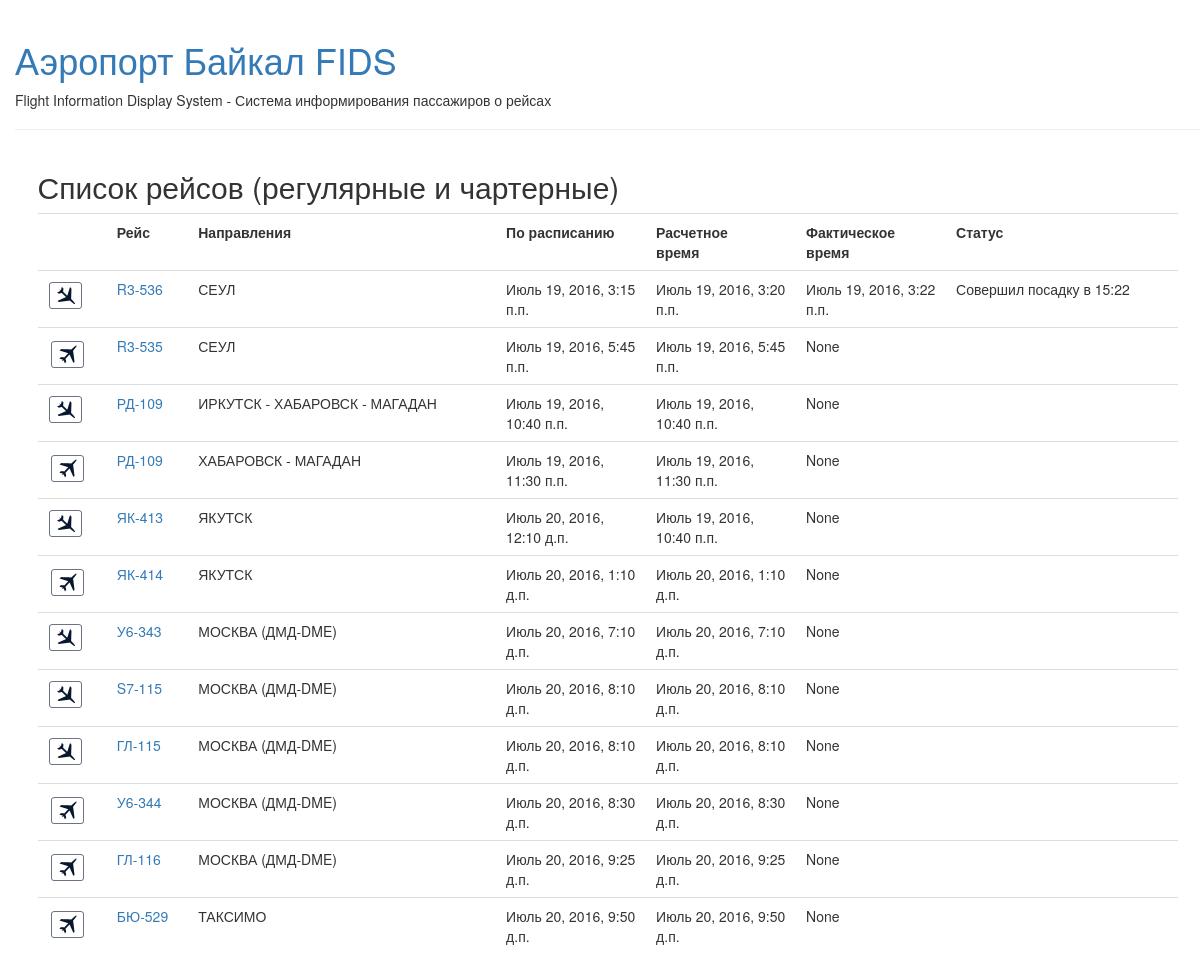
/fids/, run on the app's committed database.
### flightinfosystem/models.py (models this page shows, shortened)
class Flight(models.Model):
    fly = models.CharField("Рейс", max_length=9)
    ad = models.IntegerField("Направление")
    punktdist = models.CharField("Маршрут", max_length=100, blank=True)
    portdist = models.CharField("Аэропорты по маршруту", max_length=100, blank=True)
    aircraft = models.CharField("Тип ВС", max_length=10)
    carrname = models.CharField("Перевозчик", max_length=35)
    status = models.CharField("Статус рейса из AODB", max_length=60, blank=True)
    timeplan = models.DateTimeField("Время по плану", null=True, blank=True)
    timeexp = models.DateTimeField("Время расчетное", null=True, blank=True)
    timefact = models.DateTimeField("Время по факту", null=True, blank=True)
    def isarrivals(self):
        if self.ad == 1:
            return True
        else:
            return False

### flightinfosystem/views.py (the view)
def flight_list(request, past=11, future=11):
    now = timezone.now()
    pasttime = now - datetime.timedelta(seconds=past * 3600)
    futuretime = now + datetime.timedelta(seconds=future * 3600)
    flights = Flight.objects.filter(timeplan__lt=futuretime).filter(timeplan__gt=pasttime).order_by('timeplan')
    return render(request, 'flightinfosystem/flight_list.html', {'flights': flights})

### flightinfosystem/templates/flightinfosystem/flight_list.html
{% extends 'flightinfosystem/base.html' %}
{% block content %}
    <div>
        <h2>Список рейсов (регулярные и чартерные)</h2>
    </div>
    <div>
        <table class="table">
            <tr>
                <th></th>
                <th>Рейс</th>
                <th>Направления</th>
                <th width="150">По расписанию</th>
                <th width="150">Расчетное<br>время</th>
                <th width="150">Фактическое<br>время</th>
                <th>Статус</th>
            </tr>
        {% for flight in flights %}
            <tr>
                <td>
                    {% if flight.isarrivals  %}
                        <img src="/static/img/arrive.gif">
                    {% else %}
                        <img src="/static/img/depart.gif">
                    {% endif %}
                </td>
                <td><a href=" {% url 'fids:flight_detail' flight.id %}">{{ flight.fly }}</a></td>
                <td>{{ flight.portdist }}</td>
                <td>{{ flight.timeplan }}</td>
                <td>{{ flight.timeexp }}</td>
                <td>{{ flight.timefact }}</td>
                <td>{{ flight.status }}</td>
            </tr>
        {% endfor %}
        </table>
    </div>
{% endblock content %}

### flightinfosystem/static/css/style.css (style rules this page uses)
body { padding-left: 15px; }

### data on the page
Flight: ad 1 (drawn), fly "R3-536", portdist "СЕУЛ", timeplan "Июль 19, 2016, 3:15 п.п.", timeexp "Июль 19, 2016, 3:20 п.п.", timefact "Июль 19, 2016, 3:22 п.п.", status "Совершил посадку в 15:22"
Flight: ad 0 (drawn), fly "R3-535", portdist "СЕУЛ", timeplan "Июль 19, 2016, 5:45 п.п.", timeexp "Июль 19, 2016, 5:45 п.п.", timefact "None"
Flight: ad 1 (drawn), fly "РД-109", portdist "ИРКУТСК - ХАБАРОВСК - МАГАДАН", timeplan "Июль 19, 2016, 10:40 п.п.", timeexp "Июль 19, 2016, 10:40 п.п.", timefact "None"
Flight: ad 0 (drawn), fly "РД-109", portdist "ХАБАРОВСК - МАГАДАН", timeplan "Июль 19, 2016, 11:30 п.п.", timeexp "Июль 19, 2016, 11:30 п.п.", timefact "None"
Flight: ad 1 (drawn), fly "ЯК-413", portdist "ЯКУТСК", timeplan "Июль 20, 2016, 12:10 д.п.", timeexp "Июль 19, 2016, 10:40 п.п.", timefact "None"
Flight: ad 0 (drawn), fly "ЯК-414", portdist "ЯКУТСК", timeplan "Июль 20, 2016, 1:10 д.п.", timeexp "Июль 20, 2016, 1:10 д.п.", timefact "None"
Flight: ad 1 (drawn), fly "У6-343", portdist "МОСКВА (ДМД-DME)", timeplan "Июль 20, 2016, 7:10 д.п.", timeexp "Июль 20, 2016, 7:10 д.п.", timefact "None"
Flight: ad 1 (drawn), fly "S7-115", portdist "МОСКВА (ДМД-DME)", timeplan "Июль 20, 2016, 8:10 д.п.", timeexp "Июль 20, 2016, 8:10 д.п.", timefact "None"
Flight: ad 1 (drawn), fly "ГЛ-115", portdist "МОСКВА (ДМД-DME)", timeplan "Июль 20, 2016, 8:10 д.п.", timeexp "Июль 20, 2016, 8:10 д.п.", timefact "None"
Flight: ad 0 (drawn), fly "У6-344", portdist "МОСКВА (ДМД-DME)", timeplan "Июль 20, 2016, 8:30 д.п.", timeexp "Июль 20, 2016, 8:30 д.п.", timefact "None"
Flight: ad 0 (drawn), fly "ГЛ-116", portdist "МОСКВА (ДМД-DME)", timeplan "Июль 20, 2016, 9:25 д.п.", timeexp "Июль 20, 2016, 9:25 д.п.", timefact "None"
Flight: ad 0 (drawn), fly "БЮ-529", portdist "ТАКСИМО", timeplan "Июль 20, 2016, 9:50 д.п.", timeexp "Июль 20, 2016, 9:50 д.п.", timefact "None"
